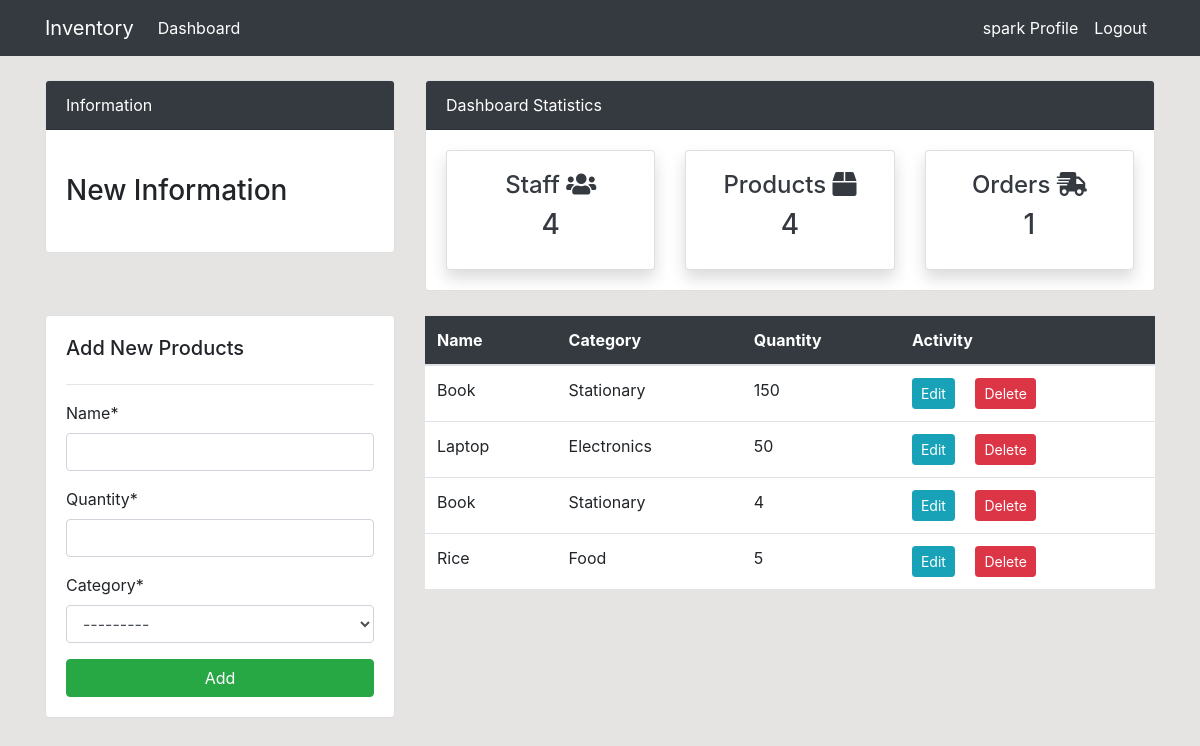
The page /products/ (signed in) on the database its author committed.
### dashboard/models.py (models this page shows, shortened)
class Product(models.Model):
    name = models.CharField(max_length=100, null=True)
    quantity = models.PositiveIntegerField(null=True)
    category = models.CharField(max_length=50, choices=CATEGORY, null=True)

### dashboard/views.py (the view)
# urls.py: path('products/', views.products, name='dashboard-products'),
@login_required(login_url='user-login')
def products(request):
    product = Product.objects.all()
    product_count = product.count()
    customer = User.objects.filter(groups=2)
    customer_count = customer.count()
    order = Order.objects.all()
    order_count = order.count()
    product_quantity = Product.objects.filter(name='')
    if request.method == 'POST':
        form = ProductForm(request.POST)
        if form.is_valid():
            form.save()
            product_name = form.cleaned_data.get('name')
            messages.success(request, f'{product_name} has been added')
            return redirect('dashboard-products')
    else:
        form = ProductForm()
    context = {
        'product': product,
        'form': form,
        'customer_count': customer_count,
        'product_count': product_count,
        'order_count': order_count,
    }
    return render(request, 'dashboard/products.html', context)

### dashboard/forms.py
class ProductForm(forms.ModelForm):
    class Meta:
        model = Product
        fields = '__all__'

### templates/dashboard/products.html (shortened to what this page needs)
{% extends 'partials/base.html' %}
{% load crispy_forms_tags %}
{% block content %}
{% include 'partials/topside.html' %}
<div class="row my-4">
    <div class="col-md-4">
        <div class="card card-body">
            <h5>Add New Products</h5>
            <hr>
            <form method="POST">
                {{ form|crispy }}
                <input class="btn btn-success btn-block" type="submit" value="Add">
            </form>
        </div>
    </div>
    <div class="col-md-8">
        <table class="table bg-white">
            <thead class="bg-dark text-white">
                <tr>
                    <th scope="col">Name</th>
                    <th scope="col">Category</th>
                    <th scope="col">Quantity</th>
                    <th scope="col">Activity</th>
                </tr>
            </thead>
            <tbody>
                {% for product in product %}
                <tr>
                    <td>{{ product.name }}</td>
                    <td>{{ product.category }}</td>
                    <td>{{ product.quantity }}</td>
                    <td>
                        <a class="btn btn-info btn-sm mr-2"
                            href="{% url 'dashboard-products-edit' product.id %}">Edit</a>
                        <a class="btn btn-danger btn-sm ml-2"
                            href="{% url 'dashboard-products-delete' product.id %}">Delete</a>
                    </td>
                </tr>
                {% endfor %}
            </tbody>
        </table>
    </div>
</div>
{% endblock %}

### templates/partials/nav.html (shortened to what this page needs)
<nav class="navbar navbar-expand-lg navbar-info bg-dark">
    <div class="container">
        {% if user.is_authenticated %}
        <a class="navbar-brand text-white" href="{% url 'dashboard-index' %}">Inventory</a>
        <div class="collapse navbar-collapse" id="navbarSupportedContent">
            <ul class="navbar-nav mr-auto">
                <li class="nav-item active">
                    <a class="nav-link text-white" href="{% url 'dashboard-index' %}">Dashboard </a>
                </li>
            </ul>
            <ul class="navbar-nav ml-auto">
                <li class="nav-item active">
                    <a class="nav-link text-white" href="{% url 'user-profile' %}">{{ user.username }} Profile
                        <span class="sr-only">(current)</span></a>
                </li>
                <li class="nav-item">
                    <a class="nav-link text-white" href="{% url 'user-logout' %}">Logout</a>
                </li>
            </ul>
            {% endif %}
        </div>
    </div>
</nav>

### static/style.css (style rules this page uses)
body { background: rgb(230, 227, 227); }

### rows shown on the page
Product: name "Book", category "Stationary", quantity "150"
Product: name "Laptop", category "Electronics", quantity "50"
Product: name "Book", category "Stationary", quantity "4"
Product: name "Rice", category "Food", quantity "5"

### other values the page prints
{{ user.username }} "spark"
{{ customer_count }} "4"
{{ product_count }} "4"
{{ order_count }} "1"
